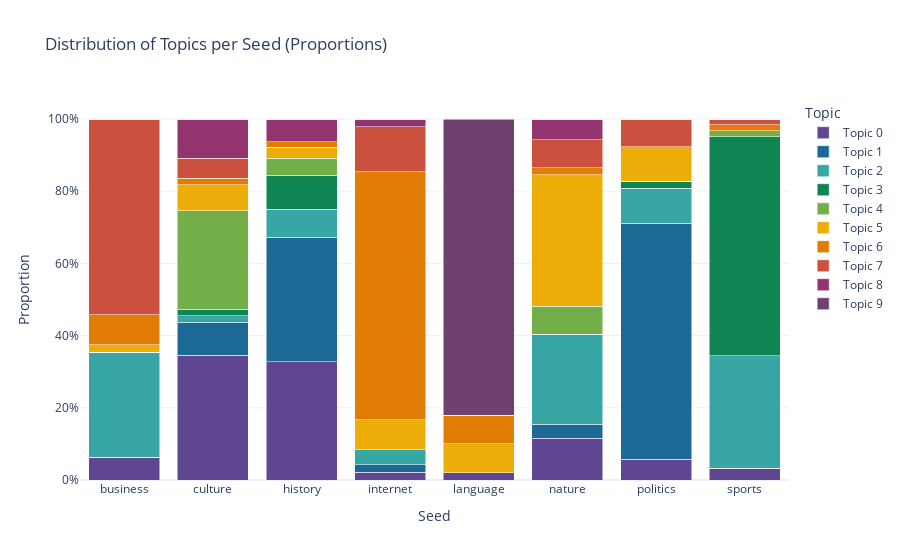

Notebook cell for this chart:
### Code cell
topics_by_seed = plot_topics_distrib_by_seed(docs_info)
topics_by_seed

### Figure 1 — Plotly figure (JSON) as saved in the notebook; plotly's stock layout.template omitted (floating-point values rounded to 4 significant figures)
{"data": [{"hovertemplate": "Topic=Topic 0<br>Seed=%{x}<br>Proportion=%{y}<extra></extra>", "legendgroup": "Topic 0", "marker": {"color": "rgb(95, 70, 144)", "pattern": {"shape": ""}}, "name": "Topic 0", "orientation": "v", "showlegend": true, "textposition": "auto", "type": "bar", "x": ["business", "culture", "history", "internet", "language", "nature", "politics", "sports"], "xaxis": "x", "y": [0.0625, 0.3455, 0.3281, 0.02083, 0.02, 0.1154, 0.05769, 0.03279], "yaxis": "y"}, {"hovertemplate": "Topic=Topic 1<br>Seed=%{x}<br>Proportion=%{y}<extra></extra>", "legendgroup": "Topic 1", "marker": {"color": "rgb(29, 105, 150)", "pattern": {"shape": ""}}, "name": "Topic 1", "orientation": "v", "showlegend": true, "textposition": "auto", "type": "bar", "x": ["business", "culture", "history", "internet", "language", "nature", "politics", "sports"], "xaxis": "x", "y": [0.0, 0.09091, 0.3438, 0.02083, 0.0, 0.03846, 0.6538, 0.0], "yaxis": "y"}, {"hovertemplate": "Topic=Topic 2<br>Seed=%{x}<br>Proportion=%{y}<extra></extra>", "legendgroup": "Topic 2", "marker": {"color": "rgb(56, 166, 165)", "pattern": {"shape": ""}}, "name": "Topic 2", "orientation": "v", "showlegend": true, "textposition": "auto", "type": "bar", "x": ["business", "culture", "history", "internet", "language", "nature", "politics", "sports"], "xaxis": "x", "y": [0.2917, 0.01818, 0.07812, 0.04167, 0.0, 0.25, 0.09615, 0.3115], "yaxis": "y"}, {"hovertemplate": "Topic=Topic 3<br>Seed=%{x}<br>Proportion=%{y}<extra></extra>", "legendgroup": "Topic 3", "marker": {"color": "rgb(15, 133, 84)", "pattern": {"shape": ""}}, "name": "Topic 3", "orientation": "v", "showlegend": true, "textposition": "auto", "type": "bar", "x": ["business", "culture", "history", "internet", "language", "nature", "politics", "sports"], "xaxis": "x", "y": [0.0, 0.01818, 0.09375, 0.0, 0.0, 0.0, 0.01923, 0.6066], "yaxis": "y"}, {"hovertemplate": "Topic=Topic 4<br>Seed=%{x}<br>Proportion=%{y}<extra></extra>", "legendgroup": "Topic 4", "marker": {"color": "rgb(115, 175, 72)", "pattern": {"shape": ""}}, "name": "Topic 4", "orientation": "v", "showlegend": true, "textposition": "auto", "type": "bar", "x": ["business", "culture", "history", "internet", "language", "nature", "politics", "sports"], "xaxis": "x", "y": [0.0, 0.2727, 0.04688, 0.0, 0.0, 0.07692, 0.0, 0.01639], "yaxis": "y"}, {"hovertemplate": "Topic=Topic 5<br>Seed=%{x}<br>Proportion=%{y}<extra></extra>", "legendgroup": "Topic 5", "marker": {"color": "rgb(237, 173, 8)", "pattern": {"shape": ""}}, "name": "Topic 5", "orientation": "v", "showlegend": true, "textposition": "auto", "type": "bar", "x": ["business", "culture", "history", "internet", "language", "nature", "politics", "sports"], "xaxis": "x", "y": [0.02083, 0.07273, 0.03125, 0.08333, 0.08, 0.3654, 0.09615, 0.0], "yaxis": "y"}, {"hovertemplate": "Topic=Topic 6<br>Seed=%{x}<br>Proportion=%{y}<extra></extra>", "legendgroup": "Topic 6", "marker": {"color": "rgb(225, 124, 5)", "pattern": {"shape": ""}}, "name": "Topic 6", "orientation": "v", "showlegend": true, "textposition": "auto", "type": "bar", "x": ["business", "culture", "history", "internet", "language", "nature", "politics", "sports"], "xaxis": "x", "y": [0.08333, 0.01818, 0.01562, 0.6875, 0.08, 0.01923, 0.0, 0.01639], "yaxis": "y"}, {"hovertemplate": "Topic=Topic 7<br>Seed=%{x}<br>Proportion=%{y}<extra></extra>", "legendgroup": "Topic 7", "marker": {"color": "rgb(204, 80, 62)", "pattern": {"shape": ""}}, "name": "Topic 7", "orientation": "v", "showlegend": true, "textposition": "auto", "type": "bar", "x": ["business", "culture", "history", "internet", "language", "nature", "politics", "sports"], "xaxis": "x", "y": [0.5417, 0.05455, 0.0, 0.125, 0.0, 0.07692, 0.07692, 0.01639], "yaxis": "y"}, {"hovertemplate": "Topic=Topic 8<br>Seed=%{x}<br>Proportion=%{y}<extra></extra>", "legendgroup": "Topic 8", "marker": {"color": "rgb(148, 52, 110)", "pattern": {"shape": ""}}, "name": "Topic 8", "orientation": "v", "showlegend": true, "textposition": "auto", "type": "bar", "x": ["business", "culture", "history", "internet", "language", "nature", "politics", "sports"], "xaxis": "x", "y": [0.0, 0.1091, 0.0625, 0.02083, 0.0, 0.05769, 0.0, 0.0], "yaxis": "y"}, {"hovertemplate": "Topic=Topic 9<br>Seed=%{x}<br>Proportion=%{y}<extra></extra>", "legendgroup": "Topic 9", "marker": {"color": "rgb(111, 64, 112)", "pattern": {"shape": ""}}, "name": "Topic 9", "orientation": "v", "showlegend": true, "textposition": "auto", "type": "bar", "x": ["business", "culture", "history", "internet", "language", "nature", "politics", "sports"], "xaxis": "x", "y": [0.0, 0.0, 0.0, 0.0, 0.82, 0.0, 0.0, 0.0], "yaxis": "y"}], "layout": {"barmode": "stack", "legend": {"title": {"text": "Topic"}, "tracegroupgap": 0}, "title": {"text": "Distribution of Topics per Seed (Proportions)"}, "xaxis": {"anchor": "y", "domain": [0, 1], "title": {"text": "Seed"}}, "yaxis": {"anchor": "x", "domain": [0, 1], "tickformat": ".0%", "title": {"text": "Proportion"}}}}
